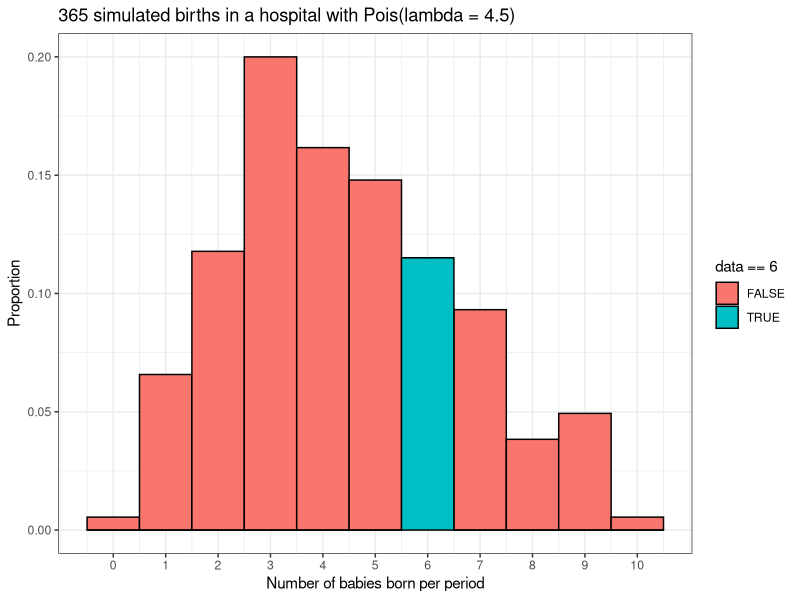

Reproduce this figure in R.
print(dpois(6,4.5))

#Simulating births in this hospital for a year (n = 365) using rpois()
library(dplyr)
library(ggplot2)

set.seed(2)

babies <- data.frame('data' = rpois(365, 4.5))

result <- babies %>% ggplot() +
    geom_histogram(aes(x = data,
                       y = stat(count / sum(count)),
                       fill = data == 6),
                    binwidth = 1,
                    color = 'black',) +
    scale_x_continuous(breaks = 0:10) +
    labs(x = 'Number of babies born per period',
         y = 'Proportion',
         title = '365 simulated births in a hospital with Pois(lambda = 4.5)') +
         theme_bw()

print(result)

#To see the simulated result is equal to the output of (dpois(6,4.5))
print(babies %>% dplyr::summarize(six_babies = sum(babies$data == 6) / n()))